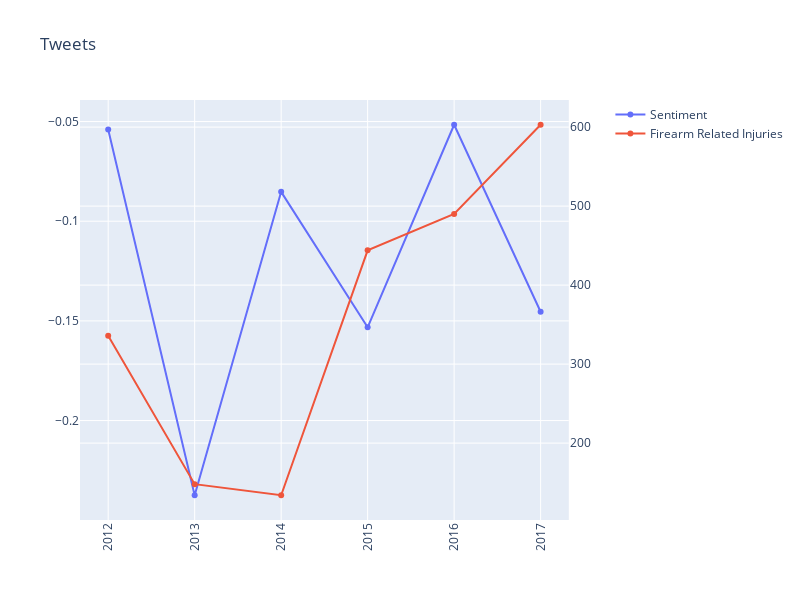

Notebook code cell kept with this figure:
### Code cell
if int(year1) >= 2011:

    while True:
        comparison_output = input('''What dataset would you like to compare the sentiment of tweets with?
                                    1. Mass shootings dataset
                                    2. Firearm related injuries
                                    Please input the number 1 or 2''')
        if comparison_output in ["1", "2"]:
            break


    if int(comparison_output) == 1:

        mass_shootings_date = mass_shootings_date[(mass_shootings_date["Date"] >= year1) & (mass_shootings_date["Date"] < year2)].reset_index()
        mass_shootings_date_query = mass_shootings_date.groupby("Date").agg(sum).reset_index()

        trace1 = go.Line(
            x= queried_twitter_data["Date"],
            y= queried_twitter_data["rating"],
            name="Sentiment",
        )

        while True:
            injured_death = input('''Would you like to compare it with:
                                1. Total Victims
                                2. Injured
                                3. Fatalities
                                Please press 1, 2, or 3''')
            if injured_death in ["1", "2", "3"]:
                break

        type_injury= ["Total victims", "Injured", "Fatalities"]
        type_injury = type_injury[int(injured_death) - 1]

        trace2 = go.Line(
            x = mass_shootings_date_query["Date"],
            y = mass_shootings_date_query[type_injury],
            name='Firearm Related Injuries',
        )

        fig = make_subplots(specs=[[{"secondary_y": True}]])
        fig.add_trace(trace1)
        fig.add_trace(trace2,secondary_y=True)
        fig['layout'].update(height = 600, width = 800, title = "Tweets",xaxis=dict(
            tickangle=-90
            ))

        iplot(fig)

    elif int(comparison_output) == 2:
        queried_wonder_data_count = queried_wonder_data[["Month", "Deaths"]].groupby("Month").agg(sum).reset_index()
        queried_wonder_data_count["Month"] = queried_wonder_data_count["Month"].apply(lambda x: datetime.strptime(str(x), '%Y-%m-%d 00:00:00').strftime('%Y'))
        queried_wonder_data_count = queried_wonder_data_count[["Month", "Deaths"]].groupby("Month").agg(sum).reset_index()

        trace1 = go.Line(
            x= queried_twitter_data["Date"],
            y= queried_twitter_data["rating"],
            name="Sentiment",
        )
        trace2 = go.Line(
            x = queried_wonder_data_count["Month"],
            y = queried_wonder_data_count.Deaths,
            name='Firearm Related Injuries',
        )

        fig = make_subplots(specs=[[{"secondary_y": True}]])
        fig.add_trace(trace1)
        fig.add_trace(trace2,secondary_y=True)
        fig['layout'].update(height = 600, width = 800, title = "Tweets",xaxis=dict(
            tickangle=-90
            ))

        iplot(fig)

### Figure 1 — Plotly figure (JSON) as saved in the notebook; plotly's stock layout.template omitted (floating-point values rounded to 4 significant figures)
{"data": [{"name": "Sentiment", "type": "scatter", "x": ["2012", "2013", "2014", "2015", "2016", "2017"], "y": [-0.05394, -0.2375, -0.08527, -0.1532, -0.0516, -0.1454]}, {"name": "Firearm Related Injuries", "type": "scatter", "x": ["2012", "2013", "2014", "2015", "2016", "2017"], "xaxis": "x", "y": [336, 148, 134, 444, 490, 603], "yaxis": "y2"}], "layout": {"height": 600, "title": {"text": "Tweets"}, "width": 800, "xaxis": {"anchor": "y", "domain": [0, 0.94], "tickangle": -90}, "yaxis": {"anchor": "x", "domain": [0, 1]}, "yaxis2": {"anchor": "x", "overlaying": "y", "side": "right"}}}
